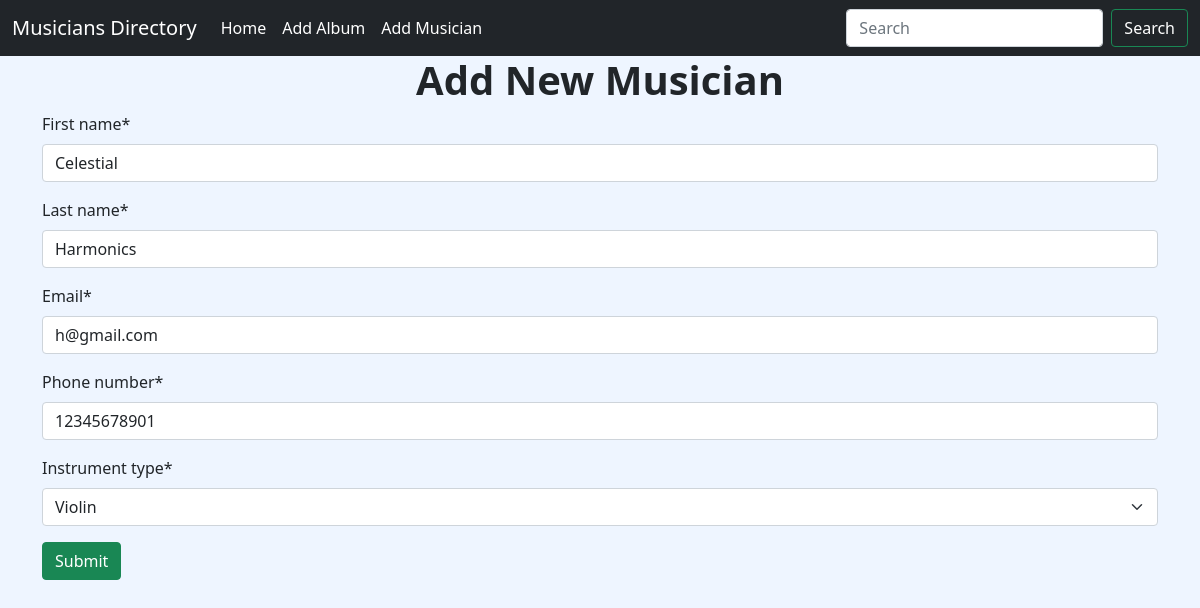
The app's page /musician/edit/1/ with its own data.
### musician/models.py (models this page shows, shortened)
class musicians(models.Model):
    first_name = models.CharField(max_length=100)
    last_name = models.CharField(max_length=100)
    email = models.EmailField()
    phone_number = models.CharField(max_length=11)
    instruments = [
        ("Guitar", "Guitar"),
        ("Piano", "Piano"),
        ("Violin", "Violin"),
        ("Cello", "Cello"),
        ("Brass instrument", "Brass instrument"),
    ]
    instrument_type = models.CharField(max_length=50,choices=instruments)

### musician/views.py (the view)
# urls.py: path('edit/<int:pk>/', views.MusicianUpdateView.as_view(), name='edit_musician'),
class MusicianUpdateView(UpdateView):
    model = musicians
    form_class = forms.add_musician
    template_name = 'musician.html'
    success_url = reverse_lazy('home')

### musician/forms.py
class add_musician(forms.ModelForm):
    class Meta:
        model = models.musicians
        fields = '__all__'

### musician/templates/musician.html
{% extends "base.html" %}
{% block content %}
{% load crispy_forms_tags %}
<h1 class="text-center fw-bold">Add New Musician</h1>
<form method="post" class="container">
  {% csrf_token %} {{ form|crispy }}
  <button type="submit" class="btn btn-success">Submit</button>
</form>
{% endblock  %}

### templates/base.html (style rules this page uses)
body { background-color: #EEF5FF; }

### records on screen
musicians: first_name "Celestial", last_name "Harmonics", email "h@gmail.com", phone_number "12345678901", instrument_type "Violin"
